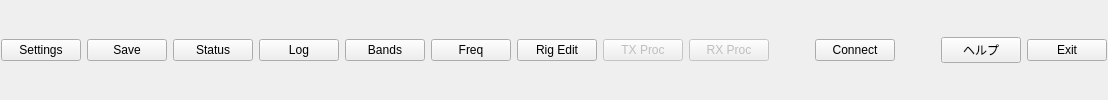
     <widget class="QFrame" name="lowerButtonsFrame">
      <property name="sizePolicy">
       <sizepolicy hsizetype="Expanding" vsizetype="Fixed">
        <horstretch>0</horstretch>
        <verstretch>0</verstretch>
       </sizepolicy>
      </property>
      <layout class="QHBoxLayout" name="horizontalLayout_16">
       <property name="sizeConstraint">
        <enum>QLayout::SetDefaultConstraint</enum>
       </property>
       <property name="leftMargin">
        <number>1</number>
       </property>
       <property name="topMargin">
        <number>1</number>
       </property>
       <property name="rightMargin">
        <number>1</number>
       </property>
       <property name="bottomMargin">
        <number>1</number>
       </property>
       <item>
        <widget class="QPushButton" name="showSettingsBtn">
         <property name="focusPolicy">
          <enum>Qt::NoFocus</enum>
         </property>
         <property name="text">
          <string>Settings</string>
         </property>
        </widget>
       </item>
       <item>
        <widget class="QPushButton" name="saveSettingsBtn">
         <property name="focusPolicy">
          <enum>Qt::NoFocus</enum>
         </property>
         <property name="text">
          <string>Save</string>
         </property>
        </widget>
       </item>
       <item>
        <widget class="QPushButton" name="radioStatusBtn">
         <property name="focusPolicy">
          <enum>Qt::NoFocus</enum>
         </property>
         <property name="text">
          <string>Status</string>
         </property>
        </widget>
       </item>
       <item>
        <widget class="QPushButton" name="showLogBtn">
         <property name="focusPolicy">
          <enum>Qt::NoFocus</enum>
         </property>
         <property name="text">
          <string>Log</string>
         </property>
        </widget>
       </item>
       <item>
        <widget class="QPushButton" name="showBandsBtn">
         <property name="focusPolicy">
          <enum>Qt::NoFocus</enum>
         </property>
         <property name="text">
          <string>Bands</string>
         </property>
        </widget>
       </item>
       <item>
        <widget class="QPushButton" name="showFreqBtn">
         <property name="focusPolicy">
          <enum>Qt::NoFocus</enum>
         </property>
         <property name="text">
          <string>Freq</string>
         </property>
        </widget>
       </item>
       <item>
        <widget class="QPushButton" name="rigCreatorBtn">
         <property name="focusPolicy">
          <enum>Qt::NoFocus</enum>
         </property>
         <property name="text">
          <string>Rig Edit</string>
         </property>
        </widget>
       </item>
       <item>
        <widget class="QPushButton" name="TXaudioProcBtn">
         <property name="enabled">
          <bool>false</bool>
         </property>
         <property name="focusPolicy">
          <enum>Qt::NoFocus</enum>
         </property>
         <property name="text">
          <string>TX Proc</string>
         </property>
        </widget>
       </item>
       <item>
        <widget class="QPushButton" name="RXaudioProcBtn">
         <property name="enabled">
          <bool>false</bool>
         </property>
         <property name="focusPolicy">
          <enum>Qt::NoFocus</enum>
         </property>
         <property name="text">
          <string>RX Proc</string>
         </property>
        </widget>
       </item>
       <item>
        <spacer name="horizontalSpacer_32">
         <property name="orientation">
          <enum>Qt::Vertical</enum>
         </property>
         <property name="sizeHint" stdset="0">
          <size>
           <width>40</width>
           <height>20</height>
          </size>
         </property>
        </spacer>
       </item>
       <item>
        <widget class="QPushButton" name="connectBtn">
         <property name="focusPolicy">
          <enum>Qt::NoFocus</enum>
         </property>
         <property name="text">
          <string>Connect</string>
         </property>
        </widget>
       </item>
       <item>
        <spacer name="horizontalSpacer_9">
         <property name="orientation">
          <enum>Qt::Vertical</enum>
         </property>
         <property name="sizeHint" stdset="0">
          <size>
           <width>40</width>
           <height>20</height>
          </size>
         </property>
        </spacer>
       </item>
       <item>
        <widget class="QPushButton" name="helpBtn">
         <property name="focusPolicy">
          <enum>Qt::NoFocus</enum>
         </property>
         <property name="toolTip">
          <string>操作説明書を表示します</string>
         </property>
         <property name="text">
          <string>ヘルプ</string>
         </property>
        </widget>
       </item>
       <item>
        <widget class="QPushButton" name="exitBtn">
         <property name="font">
          <font>
           <weight>50</weight>
           <bold>false</bold>
          </font>
         </property>
         <property name="focusPolicy">
          <enum>Qt::NoFocus</enum>
         </property>
         <property name="text">
          <string>Exit</string>
         </property>
        </widget>
       </item>
      </layout>
     </widget>
